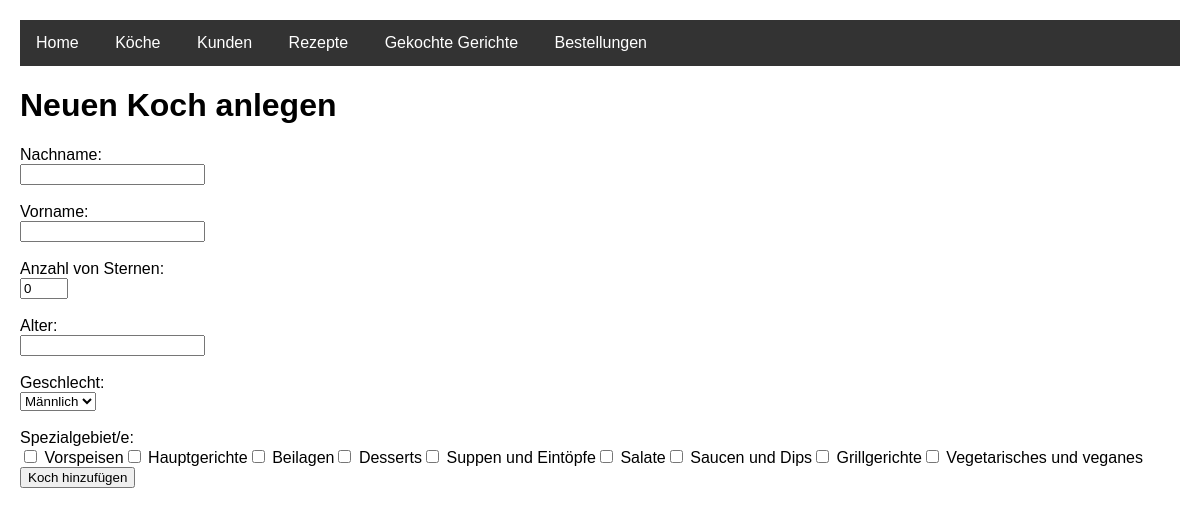
The app's page /koch_anlegen.php with its own data.
### tables this page shows
CREATE TABLE Spezialgebiete (
    spezialgebietID INT AUTO_INCREMENT PRIMARY KEY,
    name VARCHAR(255) NOT NULL
);

### koch_anlegen.php (the view, shortened to what this page needs)
<!DOCTYPE HTML>
<html lang="de">
<head>
    <link rel="stylesheet" type="text/css" href="styles.css" />
</head>
<body>
    <?php require_once("navigation.inc.php"); ?>
    <h1>Neuen Koch anlegen</h1>
    <form action="koch_speichern.php" method="post">
        <label for="nachname">Nachname:</label><br>
        <input type="text" id="nachname" name="nachname"
               value="<?php echo htmlspecialchars($_POST['nachname'] ?? '', ENT_QUOTES, 'UTF-8'); ?>"
               required><br><br>
        <label for="vorname">Vorname:</label><br>
        <input type="text" id="vorname" name="vorname"
               value="<?php echo htmlspecialchars($_POST['vorname'] ?? '', ENT_QUOTES, 'UTF-8'); ?>"
               required><br><br>
        <label for="anzahl_von_sternen">Anzahl von Sternen:</label><br>
        <input type="number" id="anzahl_von_sternen" name="anzahl_von_sternen"
               value="<?php echo htmlspecialchars($_POST['anzahl_von_sternen'] ?? 0, ENT_QUOTES, 'UTF-8'); ?>"
               min="0" max="5"><br><br>
        <label for="alter_koch">Alter:</label><br>
        <input type="number" id="alter_koch" name="alter_koch"
               value="<?php echo htmlspecialchars($_POST['alter_koch'] ?? '', ENT_QUOTES, 'UTF-8'); ?>"
               min="18"><br><br>
        <label for="geschlecht">Geschlecht:</label><br>
        <select id="geschlecht" name="geschlecht">
            <option value="männlich" <?php echo (($_POST['geschlecht'] ?? '') === 'männlich' ? 'selected' : ''); ?>>Männlich</option>
        </select><br><br>
        <label>Spezialgebiet/e:</label><br>
       <div class="checkbox-group">
              <?php
              require_once("db.inc.php");
              $spezialgebiete = $mysqli->query("SELECT * FROM Spezialgebiete ORDER BY spezialgebietID ASC");
              while ($row = $spezialgebiete->fetch_assoc()) {
                     echo '<label class="checkbox-label">';
                     echo '<input type="checkbox" name="spezialgebiete[]" value="' . $row['spezialgebietID'] . '"> ';
                     echo htmlspecialchars($row['name']);
                     echo '</label>';
              }
              ?>
       </div>
        <input type="submit" value="Koch hinzufügen">
    </form>
</body>
</html>

### styles.css (style rules this page uses)
body { font-family: Arial, sans-serif; margin: 20px; }

### records on screen
spezialgebiete: name "Vorspeisen"
spezialgebiete: name "Hauptgerichte"
spezialgebiete: name "Beilagen"
spezialgebiete: name "Desserts"
spezialgebiete: name "Suppen und Eintöpfe"
spezialgebiete: name "Salate"
spezialgebiete: name "Saucen und Dips"
spezialgebiete: name "Grillgerichte"
spezialgebiete: name "Vegetarisches und veganes"
